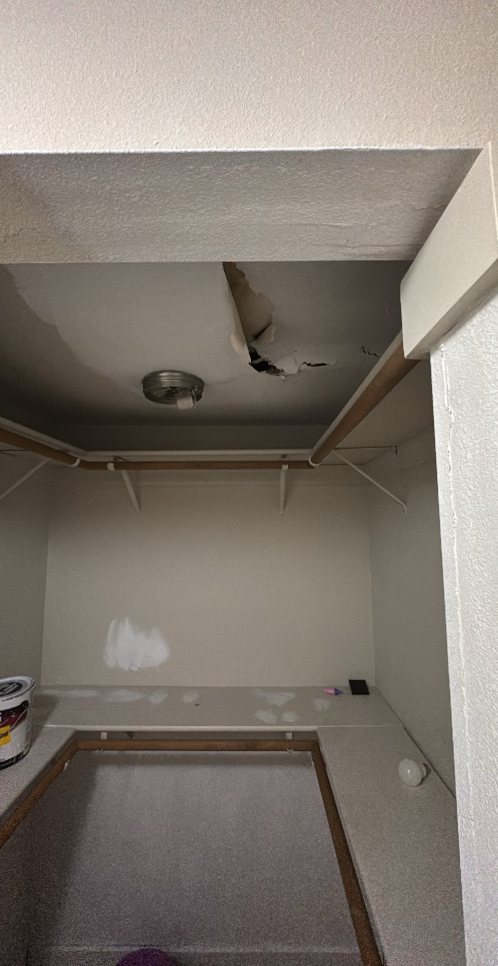
#> input picture 3D/Geometry/workspace/ceiling/dense/images/ceiling__shot_01.jpg, 996 x 1931 px (shown at 1/2 size)
$ python -i card.py   (imports and definitions only)
#> lines starting #> are read from the running program, lines starting #| are printed output that depends on the picture; after the words box and inside, x2 and y2 are one past the last pixel; in counts of white or black regions, pixels touching at a corner belong together
"""Scale + rectify: find the ruler card, reject false ones, and build the
mapping from photo pixels to a straight-on, fixed cm/px view.

Why each check exists (all seen on the 82 test photos):
  - colour alone finds false "rulers": blue-ish shadows on the roof, frosted
    window glass in hole, a blue wagon in invlined_railing, sky patches.
    -> shape checks: long thin (aspect), solid (fill / solidity).
  - a candidate can be the right shape but the wrong size: implied
    camera-to-card distance from the EXIF focal length must be sane.
  - one threshold set misses rulers in shade or glare -> try a strict and a
    loose colour threshold, keep the best plausible candidate.

The ruler is ~8x longer than wide, so the 4-corner homography from it pins
down perspective ALONG the ruler well but ACROSS it weakly. We therefore
always compute both the homography and a plain affine (rotate + scale)
mapping, use the homography only when it doesn't distort the defect region
implausibly, and report how much the two disagree as part of the scale
uncertainty. A square card (credit card / A5 sheet) would remove this
weakness - see README.
"""
import numpy as np
import cv2

from config import CARD_LENGTH_CM, CARD_WIDTH_CM

# (min saturation, min value) - strict first, then loose for shaded rulers
THRESHOLDS = [(60, 90), (35, 70)]
HUE_RANGE_DEG = (185, 225)
ASPECT_RANGE = (5.0, 12.0)          # true ~7.9; foreshortening moves it either way
MIN_FILL, MIN_SOLIDITY = 0.70, 0.75
MAX_END_WIDTH_RATIO = 1.6          # beyond this the outline is cut short by glare
                                    # (peeling_paint_08 stops at the 9 cm tick) -> length unusable
DISTANCE_RANGE_CM = (12, 400)       # implied camera-to-card distance
MIN_LENGTH_PX = 200                 # < ~12 px/cm: too coarse to scale from (also
                                    # rejects a ruler-shaped blue paint strip in railing_02)


def _blue_mask(img_rgb, s_min, v_min):
    hsv = cv2.cvtColor(img_rgb, cv2.COLOR_RGB2HSV)
    h, s, v = hsv[..., 0].astype(int) * 2, hsv[..., 1], hsv[..., 2]
    m = ((h >= HUE_RANGE_DEG[0]) & (h <= HUE_RANGE_DEG[1]) & (s >= s_min) & (v >= v_min)).astype(np.uint8)
    return cv2.morphologyEx(m, cv2.MORPH_CLOSE, cv2.getStructuringElement(cv2.MORPH_ELLIPSE, (15, 15)))


# [78 lines left out: functions _fit_side_lines, _intersect, _candidate, not called in this run]


def detect_card(img_rgb, focal_px=None, min_area=1500):
    """Returns (best plausible candidate or None, list of all candidates)."""
#> called with min_area = 1500
    cands = []
    for s_min, v_min in THRESHOLDS:
        m = _blue_mask(img_rgb, s_min, v_min)
        contours, _ = cv2.findContours(m, cv2.RETR_EXTERNAL, cv2.CHAIN_APPROX_NONE)
        for cnt in contours:
            if cv2.contourArea(cnt) < min_area:
                continue
            c = _candidate(cnt, focal_px)
            if c:
                c["threshold"] = [s_min, v_min]
                cands.append(c)
#> this loop made 2 passes
#> pass 1, in _blue_mask, `h, s, v = hsv[..., 0].astype(int) * 2, hsv[..., 1], hsv[..., 2]`:
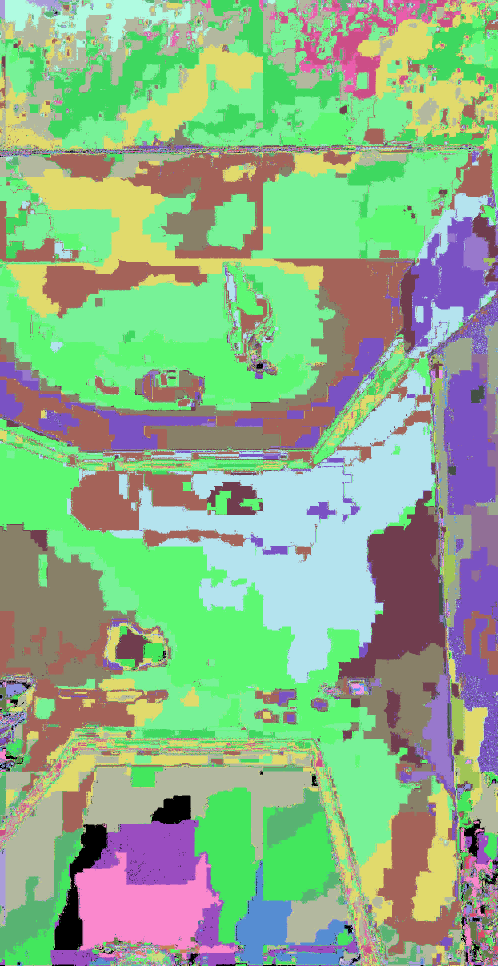
#> h: shape (1931, 996) int64 (shown at 1/2 size); 113 distinct labels, from 0 to 358; one colour per label, 0 black
#> pass 1, in _blue_mask, `h, s, v = hsv[..., 0].astype(int) * 2, hsv[..., 1], hsv[..., 2]`:
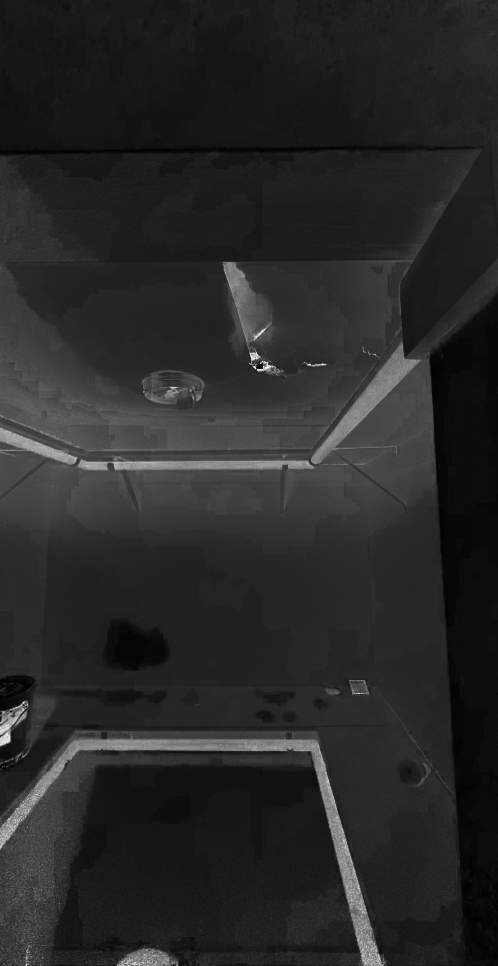
#> s: shape (1931, 996) (shown at 1/2 size); min 0, max 255, mean 39.9
#> pass 1, in _blue_mask, `h, s, v = hsv[..., 0].astype(int) * 2, hsv[..., 1], hsv[..., 2]`:
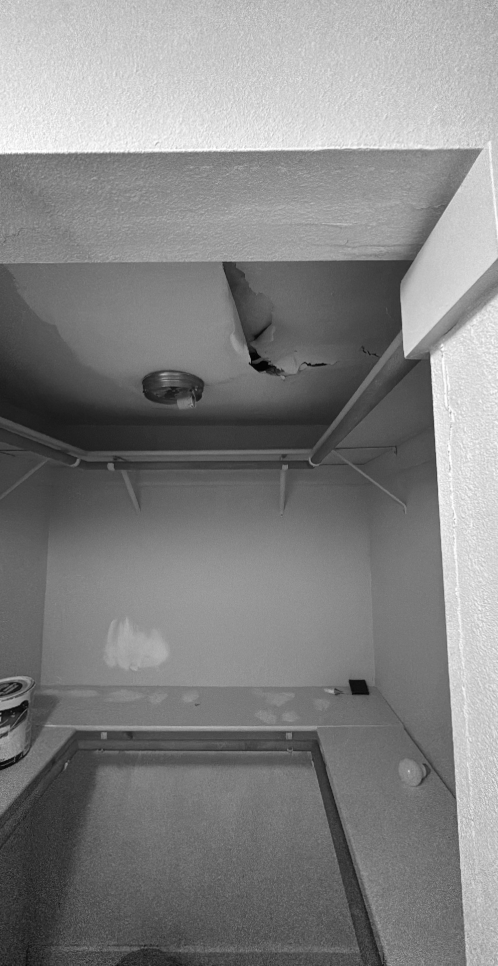
#> v: shape (1931, 996) (shown at 1/2 size); min 0, max 255, mean 131
#> after the loop: m: shape (1931, 996); every value is 0
#> after the loop, cands = []
    good = [c for c in cands if c["plausible"]]
#> good = []
    # closer to the true aspect and more solid wins; size breaks ties
    best = max(good, key=lambda c: (c["solidity"] + c["fill"] - abs(np.log(c["aspect"] / 7.9)),
                                    c["length_px"]), default=None)
    return best, cands


# [15 lines left out: functions card_mask, card_neg_points, not called in this run]


def _homography(src_quad, px_per_cm):
    dst = np.array([[0, 0], [CARD_LENGTH_CM, 0], [CARD_LENGTH_CM, CARD_WIDTH_CM], [0, CARD_WIDTH_CM]]) * px_per_cm
    return cv2.getPerspectiveTransform(np.float32(src_quad), np.float32(dst))


# [82 lines left out: functions _local_scale, build_rectifier, tick_check, not called in this run]

>>> import cv2
>>> picture = cv2.cvtColor(cv2.imread('../../Geometry/workspace/ceiling/dense/images/ceiling__shot_01.jpg'), cv2.COLOR_BGR2RGB)
>>> result = detect_card(picture)

$ run again, on 3D/Geometry/workspace/ceiling/dense/images/ceiling__shot_02.jpg
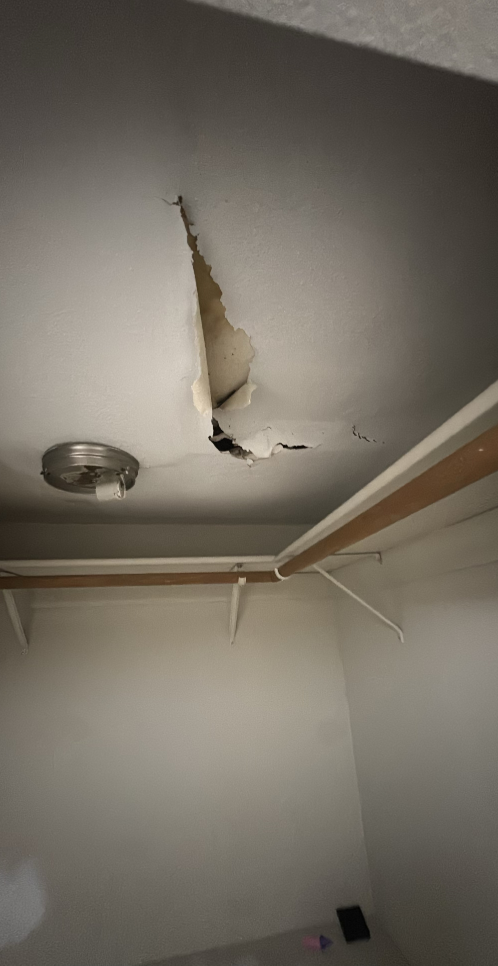
#> input picture 3D/Geometry/workspace/ceiling/dense/images/ceiling__shot_02.jpg, 996 x 1931 px (shown at 1/2 size)
#> the loop in detect_card, `for s_min, v_min in THRESHOLDS:` made 2 passes
#> pass 1, in _blue_mask, `h, s, v = hsv[..., 0].astype(int) * 2, hsv[..., 1], hsv[..., 2]`:
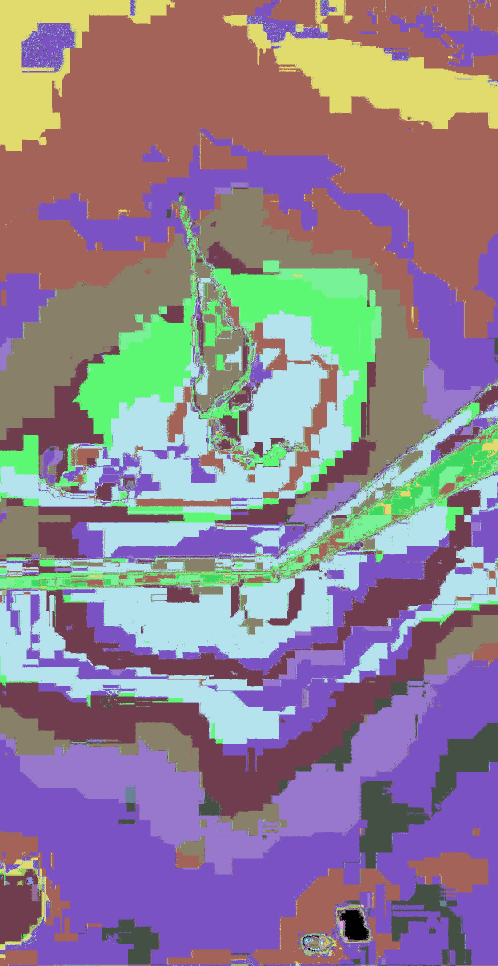
#> h: shape (1931, 996) int64 (shown at 1/2 size); 89 distinct labels, from 0 to 358; one colour per label, 0 black
#> pass 1, in _blue_mask, `h, s, v = hsv[..., 0].astype(int) * 2, hsv[..., 1], hsv[..., 2]`:
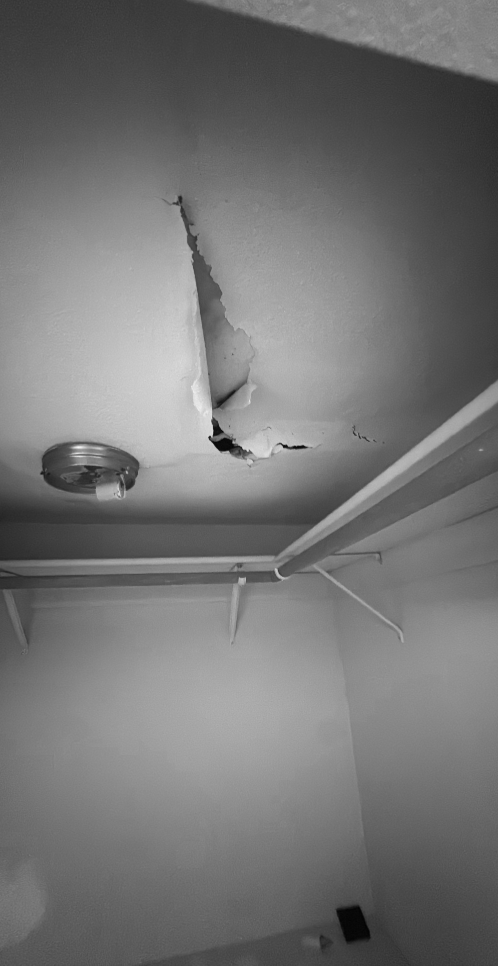
#> v: shape (1931, 996) (shown at 1/2 size); min 0, max 248, mean 116.1
#> after the loop in detect_card, `for s_min, v_min in THRESHOLDS:`: cands = []

$ run again, on 3D/Geometry/workspace/ceiling/dense/images/ceiling__shot_03.jpg
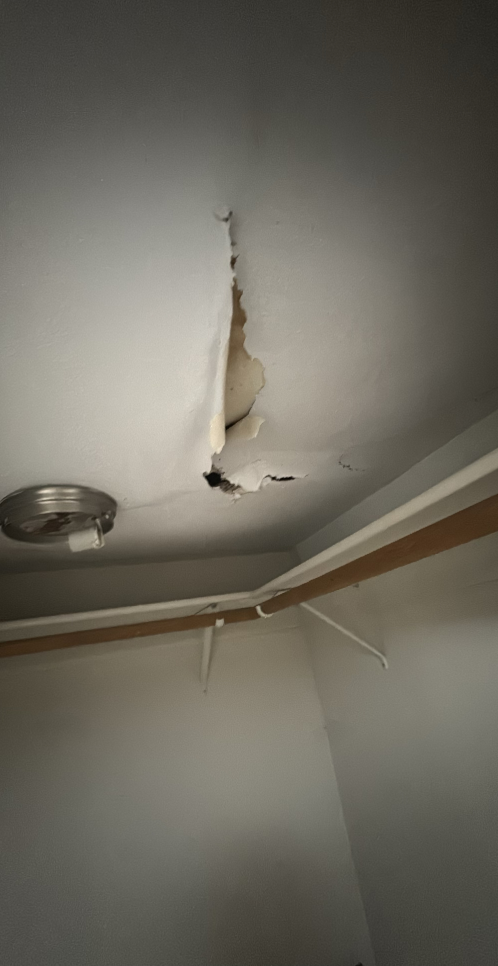
#> input picture 3D/Geometry/workspace/ceiling/dense/images/ceiling__shot_03.jpg, 996 x 1931 px (shown at 1/2 size)
#> the loop in detect_card, `for s_min, v_min in THRESHOLDS:` made 2 passes
#> pass 1, in _blue_mask, `h, s, v = hsv[..., 0].astype(int) * 2, hsv[..., 1], hsv[..., 2]`:
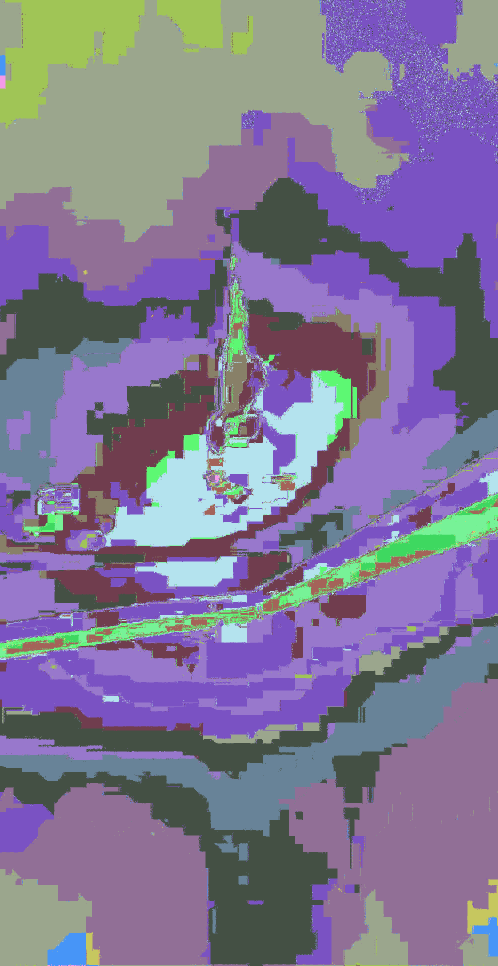
#> h: shape (1931, 996) int64 (shown at 1/2 size); 37 distinct labels, from 0 to 346; one colour per label, 0 black
#> pass 1, in _blue_mask, `h, s, v = hsv[..., 0].astype(int) * 2, hsv[..., 1], hsv[..., 2]`:
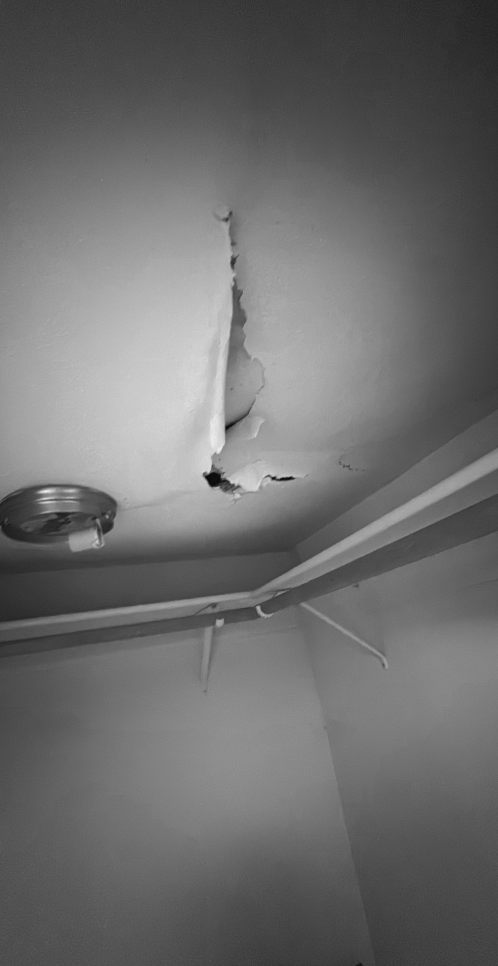
#> v: shape (1931, 996) (shown at 1/2 size); min 4, max 251, mean 108.8
#> after the loop in detect_card, `for s_min, v_min in THRESHOLDS:`: cands = []

$ run again, on 3D/Geometry/workspace/ceiling/dense/images/ceiling__shot_04.jpg
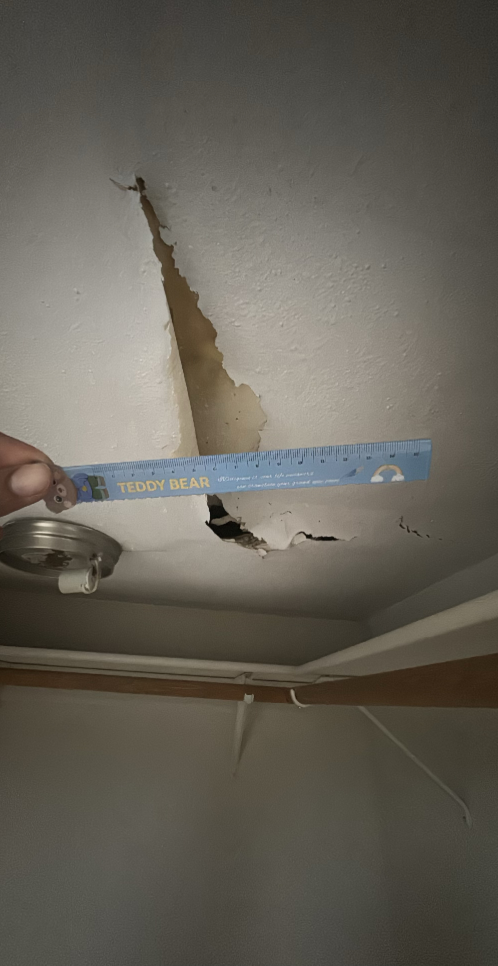
#> input picture 3D/Geometry/workspace/ceiling/dense/images/ceiling__shot_04.jpg, 996 x 1931 px (shown at 1/2 size)
#> the loop in detect_card, `for s_min, v_min in THRESHOLDS:` made 2 passes
#> pass 1, in _blue_mask, `h, s, v = hsv[..., 0].astype(int) * 2, hsv[..., 1], hsv[..., 2]`:
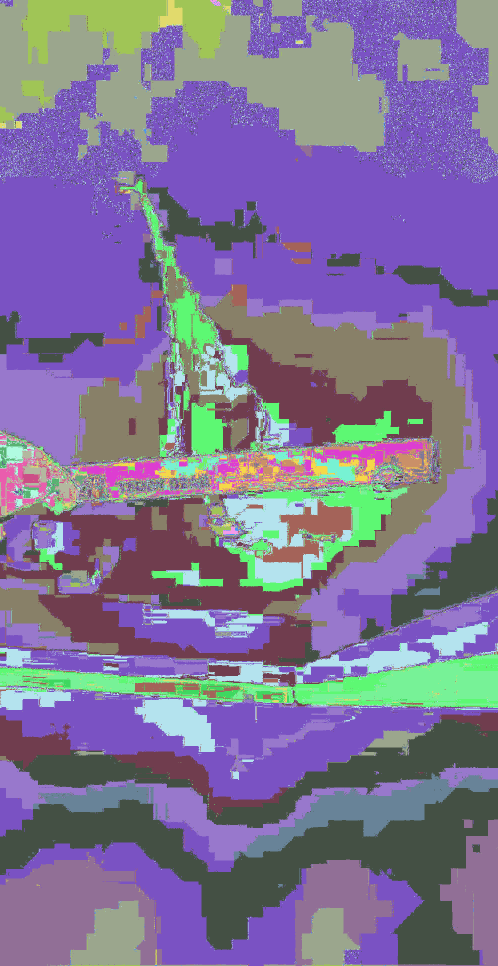
#> h: shape (1931, 996) int64 (shown at 1/2 size); 131 distinct labels, from 0 to 354; one colour per label, 0 black
#> after the loop in detect_card, `for s_min, v_min in THRESHOLDS:`:
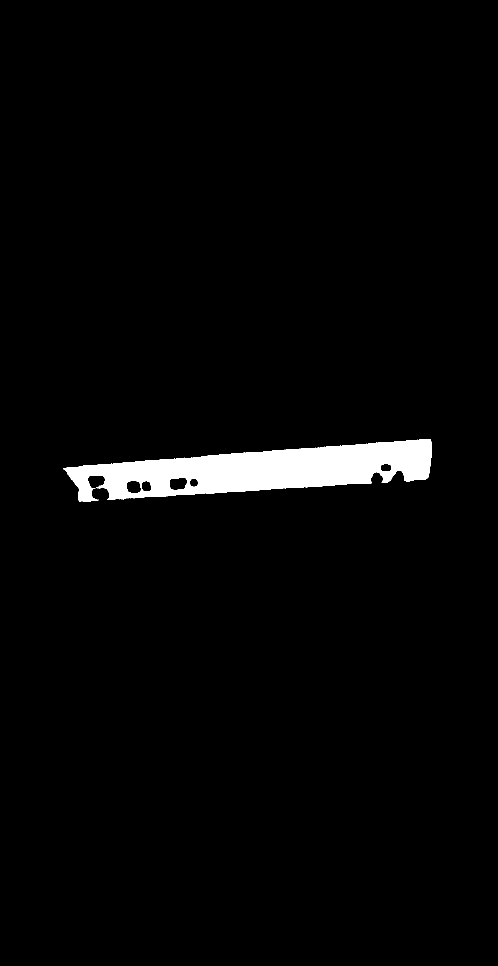
#> m: shape (1931, 996) (shown at 1/2 size); values 0 (black) and 1 (white), 2.6% white; 2 white regions (1 under 20 px), largest, box (x1, y1, x2, y2) and area: (127, 879, 864, 1004) 49826
#> after the loop in detect_card, `for s_min, v_min in THRESHOLDS:`: cands = 3 items
#> good = 2 items
#> best = 14 items
